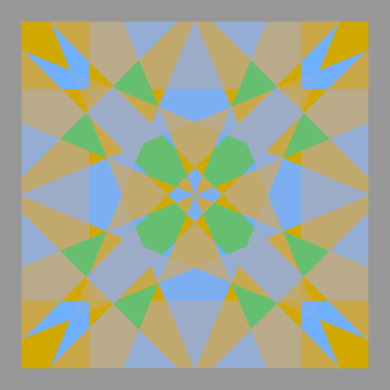
//> input picture workshop/color_image_3.png, 390 x 390 px
$ ./decolorization   (built with g++ and OpenCV 4)
//> lines starting //> are read from the running program, lines starting //| are printed output that depends on the picture
#include <opencv2/photo.hpp>
#include <opencv2/highgui.hpp>
#include <iostream>

int main(const int argc, const char* argv[]) {
    // Load and show images
    cv::Mat source = cv::imread("color_image_3.png", cv::IMREAD_COLOR);
//> source is the input picture: 390 rows x 390 cols, CV_8UC3; mean B, G, R 143.2, 168.5, 162.3
    cv::imshow("source", source);

    // Firstly compute and show standard grayscale conversion
    cv::Mat grayscale = cv::Mat(source.size(), CV_8UC1);
    cv::cvtColor(source, grayscale, cv::COLOR_BGR2GRAY);
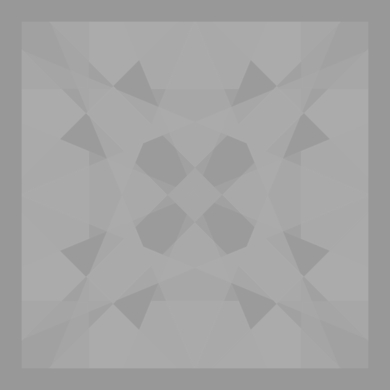
//> grayscale: 390 rows x 390 cols, CV_8UC1; min 151, max 172, mean 163.8
    cv::imshow("grayscale", grayscale);

    // Now compute and show decolorization
    cv::Mat decolorized = cv::Mat(source.size(), CV_8UC1);
    cv::Mat dummy = cv::Mat(source.size(), CV_8UC3);
    cv::decolor(source, decolorized, dummy);
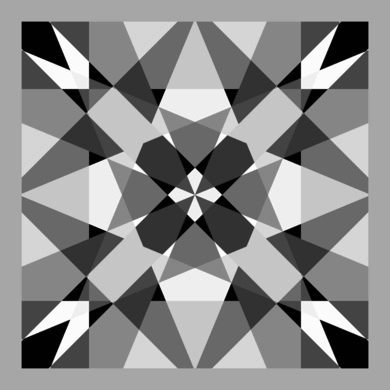
//> decolorized: 390 rows x 390 cols, CV_8UC1; min 0, max 255, mean 138.5
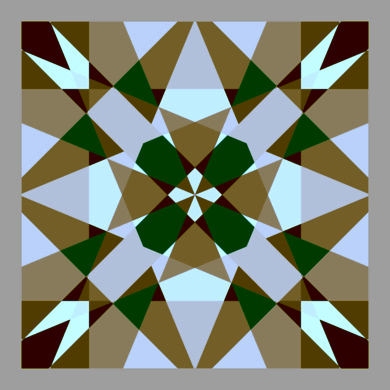
//> dummy: 390 rows x 390 cols, CV_8UC3; mean B, G, R 118.2, 133.5, 128.7
    cv::imshow("decolorized", decolorized);

    std::cout << "\nDone! Press any key to exit..." << std::endl;
    cv::waitKey(0);
    return 0;
}
